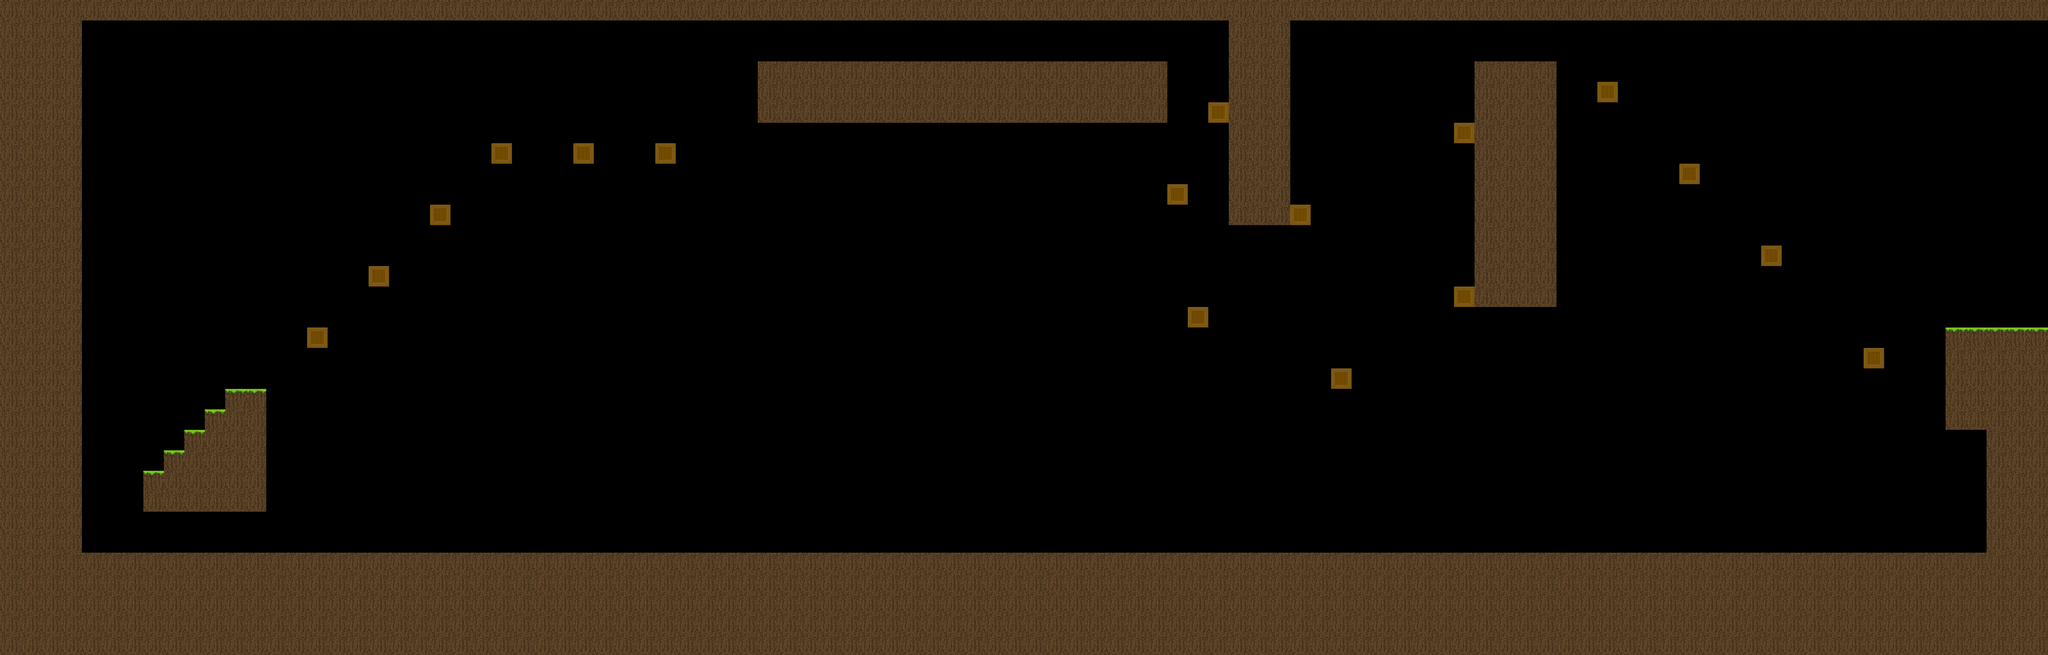

This is a level from a 2D game, rendered from its Tiled map with the project's own tilesets. A one-line summary and the complete map file follow:
An orthogonal 100x32 tile map with 64x64 px tiles, 1 tile layer (Tile Layer 1), 2 tilesets.

<map version="1.0" tiledversion="1.0.1" orientation="orthogonal" renderorder="right-down" width="100" height="32" tilewidth="64" tileheight="64" nextobjectid="1">
 <tileset firstgid="1" source="SimpleTileSet.tsx" />
 <tileset firstgid="65" source="SimpleTileSet.tsx" />
 <layer name="Tile Layer 1" width="100" height="32">
  <data encoding="csv">
5,5,5,5,5,5,5,5,5,5,5,5,5,5,5,5,5,5,5,5,5,5,5,5,5,5,5,5,5,5,5,5,5,5,5,5,5,5,5,5,5,5,5,5,5,5,5,5,5,5,5,5,5,5,5,5,5,5,5,5,5,5,5,5,5,5,5,5,5,5,5,5,5,5,5,5,5,5,5,5,5,5,5,5,5,5,5,5,5,5,5,5,5,5,5,5,5,5,5,5,
5,5,5,5,0,0,0,0,0,0,0,0,0,0,0,0,0,0,0,0,0,0,0,0,0,0,0,0,0,0,0,0,0,0,0,0,0,0,0,0,0,0,0,0,0,0,0,0,0,0,0,0,0,0,0,0,0,0,0,0,5,5,5,0,0,0,0,0,0,0,0,0,0,0,0,0,0,0,0,0,0,0,0,0,0,0,0,0,0,0,0,0,0,0,0,0,0,0,0,0,
5,5,5,5,0,0,0,0,0,0,0,0,0,0,0,0,0,0,0,0,0,0,0,0,0,0,0,0,0,0,0,0,0,0,0,0,0,0,0,0,0,0,0,0,0,0,0,0,0,0,0,0,0,0,0,0,0,0,0,0,5,5,5,0,0,0,0,0,0,0,0,0,0,0,0,0,0,0,0,0,0,0,0,0,0,0,0,0,0,0,0,0,0,0,0,0,0,0,0,0,
5,5,5,5,0,0,0,0,0,0,0,0,0,0,0,0,0,0,0,0,0,0,0,0,0,0,0,0,0,0,0,0,0,0,0,0,0,5,5,5,5,5,5,5,5,5,5,5,5,5,5,5,5,5,5,5,5,0,0,0,5,5,5,0,0,0,0,0,0,0,0,0,5,5,5,5,0,0,0,0,0,0,0,0,0,0,0,0,0,0,0,0,0,0,0,0,0,0,0,0,
5,5,5,5,0,0,0,0,0,0,0,0,0,0,0,0,0,0,0,0,0,0,0,0,0,0,0,0,0,0,0,0,0,0,0,0,0,5,5,5,5,5,5,5,5,5,5,5,5,5,5,5,5,5,5,5,5,0,0,0,5,5,5,0,0,0,0,0,0,0,0,0,5,5,5,5,0,0,7,0,0,0,0,0,0,0,0,0,0,0,0,0,0,0,0,0,0,0,0,0,
5,5,5,5,0,0,0,0,0,0,0,0,0,0,0,0,0,0,0,0,0,0,0,0,0,0,0,0,0,0,0,0,0,0,0,0,0,5,5,5,5,5,5,5,5,5,5,5,5,5,5,5,5,5,5,5,5,0,0,7,5,5,5,0,0,0,0,0,0,0,0,0,5,5,5,5,0,0,0,0,0,0,0,0,0,0,0,0,0,0,0,0,0,0,0,0,0,0,0,0,
5,5,5,5,0,0,0,0,0,0,0,0,0,0,0,0,0,0,0,0,0,0,0,0,0,0,0,0,0,0,0,0,0,0,0,0,0,0,0,0,0,0,0,0,0,0,0,0,0,0,0,0,0,0,0,0,0,0,0,0,5,5,5,0,0,0,0,0,0,0,0,7,5,5,5,5,0,0,0,0,0,0,0,0,0,0,0,0,0,0,0,0,0,0,0,0,0,0,0,0,
5,5,5,5,0,0,0,0,0,0,0,0,0,0,0,0,0,0,0,0,0,0,0,0,7,0,0,0,7,0,0,0,7,0,0,0,0,0,0,0,0,0,0,0,0,0,0,0,0,0,0,0,0,0,0,0,0,0,0,0,5,5,5,0,0,0,0,0,0,0,0,0,5,5,5,5,0,0,0,0,0,0,0,0,0,0,0,0,0,0,0,0,0,0,0,0,0,0,0,0,
5,5,5,5,0,0,0,0,0,0,0,0,0,0,0,0,0,0,0,0,0,0,0,0,0,0,0,0,0,0,0,0,0,0,0,0,0,0,0,0,0,0,0,0,0,0,0,0,0,0,0,0,0,0,0,0,0,0,0,0,5,5,5,0,0,0,0,0,0,0,0,0,5,5,5,5,0,0,0,0,0,0,7,0,0,0,0,0,0,0,0,0,0,0,0,0,0,0,0,0,
5,5,5,5,0,0,0,0,0,0,0,0,0,0,0,0,0,0,0,0,0,0,0,0,0,0,0,0,0,0,0,0,0,0,0,0,0,0,0,0,0,0,0,0,0,0,0,0,0,0,0,0,0,0,0,0,0,7,0,0,5,5,5,0,0,0,0,0,0,0,0,0,5,5,5,5,0,0,0,0,0,0,0,0,0,0,0,0,0,0,0,0,0,0,0,0,0,0,0,0,
5,5,5,5,0,0,0,0,0,0,0,0,0,0,0,0,0,0,0,0,0,7,0,0,0,0,0,0,0,0,0,0,0,0,0,0,0,0,0,0,0,0,0,0,0,0,0,0,0,0,0,0,0,0,0,0,0,0,0,0,5,5,5,7,0,0,0,0,0,0,0,0,5,5,5,5,0,0,0,0,0,0,0,0,0,0,0,0,0,0,0,0,0,0,0,0,0,0,0,0,
5,5,5,5,0,0,0,0,0,0,0,0,0,0,0,0,0,0,0,0,0,0,0,0,0,0,0,0,0,0,0,0,0,0,0,0,0,0,0,0,0,0,0,0,0,0,0,0,0,0,0,0,0,0,0,0,0,0,0,0,0,0,0,0,0,0,0,0,0,0,0,0,5,5,5,5,0,0,0,0,0,0,0,0,0,0,0,0,0,0,0,0,0,0,0,0,0,0,0,0,
5,5,5,5,0,0,0,0,0,0,0,0,0,0,0,0,0,0,0,0,0,0,0,0,0,0,0,0,0,0,0,0,0,0,0,0,0,0,0,0,0,0,0,0,0,0,0,0,0,0,0,0,0,0,0,0,0,0,0,0,0,0,0,0,0,0,0,0,0,0,0,0,5,5,5,5,0,0,0,0,0,0,0,0,0,0,7,0,0,0,0,0,0,0,0,0,0,0,0,0,
5,5,5,5,0,0,0,0,0,0,0,0,0,0,0,0,0,0,7,0,0,0,0,0,0,0,0,0,0,0,0,0,0,0,0,0,0,0,0,0,0,0,0,0,0,0,0,0,0,0,0,0,0,0,0,0,0,0,0,0,0,0,0,0,0,0,0,0,0,0,0,0,5,5,5,5,0,0,0,0,0,0,0,0,0,0,0,0,0,0,0,0,0,0,0,0,0,0,0,0,
5,5,5,5,0,0,0,0,0,0,0,0,0,0,0,0,0,0,0,0,0,0,0,0,0,0,0,0,0,0,0,0,0,0,0,0,0,0,0,0,0,0,0,0,0,0,0,0,0,0,0,0,0,0,0,0,0,0,0,0,0,0,0,0,0,0,0,0,0,0,0,7,5,5,5,5,0,0,0,0,0,0,0,0,0,0,0,0,0,0,0,0,0,0,0,0,0,0,0,0,
5,5,5,5,0,0,0,0,0,0,0,0,0,0,0,0,0,0,0,0,0,0,0,0,0,0,0,0,0,0,0,0,0,0,0,0,0,0,0,0,0,0,0,0,0,0,0,0,0,0,0,0,0,0,0,0,0,0,7,0,0,0,0,0,0,0,0,0,0,0,0,0,0,0,0,0,0,0,0,0,0,0,0,0,0,0,0,0,0,0,0,0,0,0,0,0,0,0,0,0,
5,5,5,5,0,0,0,0,0,0,0,0,0,0,0,7,0,0,0,0,0,0,0,0,0,0,0,0,0,0,0,0,0,0,0,0,0,0,0,0,0,0,0,0,0,0,0,0,0,0,0,0,0,0,0,0,0,0,0,0,0,0,0,0,0,0,0,0,0,0,0,0,0,0,0,0,0,0,0,0,0,0,0,0,0,0,0,0,0,0,0,0,0,0,0,1,1,1,1,1,
5,5,5,5,0,0,0,0,0,0,0,0,0,0,0,0,0,0,0,0,0,0,0,0,0,0,0,0,0,0,0,0,0,0,0,0,0,0,0,0,0,0,0,0,0,0,0,0,0,0,0,0,0,0,0,0,0,0,0,0,0,0,0,0,0,0,0,0,0,0,0,0,0,0,0,0,0,0,0,0,0,0,0,0,0,0,0,0,0,0,0,7,0,0,0,5,5,5,5,5,
5,5,5,5,0,0,0,0,0,0,0,0,0,0,0,0,0,0,0,0,0,0,0,0,0,0,0,0,0,0,0,0,0,0,0,0,0,0,0,0,0,0,0,0,0,0,0,0,0,0,0,0,0,0,0,0,0,0,0,0,0,0,0,0,0,7,0,0,0,0,0,0,0,0,0,0,0,0,0,0,0,0,0,0,0,0,0,0,0,0,0,0,0,0,0,5,5,5,5,5,
5,5,5,5,0,0,0,0,0,0,0,1,1,0,0,0,0,0,0,0,0,0,0,0,0,0,0,0,0,0,0,0,0,0,0,0,0,0,0,0,0,0,0,0,0,0,0,0,0,0,0,0,0,0,0,0,0,0,0,0,0,0,0,0,0,0,0,0,0,0,0,0,0,0,0,0,0,0,0,0,0,0,0,0,0,0,0,0,0,0,0,0,0,0,0,5,5,5,5,5,
5,5,5,5,0,0,0,0,0,0,1,5,5,0,0,0,0,0,0,0,0,0,0,0,0,0,0,0,0,0,0,0,0,0,0,0,0,0,0,0,0,0,0,0,0,0,0,0,0,0,0,0,0,0,0,0,0,0,0,0,0,0,0,0,0,0,0,0,0,0,0,0,0,0,0,0,0,0,0,0,0,0,0,0,0,0,0,0,0,0,0,0,0,0,0,5,5,5,5,5,
5,5,5,5,0,0,0,0,0,1,5,5,5,0,0,0,0,0,0,0,0,0,0,0,0,0,0,0,0,0,0,0,0,0,0,0,0,0,0,0,0,0,0,0,0,0,0,0,0,0,0,0,0,0,0,0,0,0,0,0,0,0,0,0,0,0,0,0,0,0,0,0,0,0,0,0,0,0,0,0,0,0,0,0,0,0,0,0,0,0,0,0,0,0,0,0,0,5,5,5,
5,5,5,5,0,0,0,0,1,5,5,5,5,0,0,0,0,0,0,0,0,0,0,0,0,0,0,0,0,0,0,0,0,0,0,0,0,0,0,0,0,0,0,0,0,0,0,0,0,0,0,0,0,0,0,0,0,0,0,0,0,0,0,0,0,0,0,0,0,0,0,0,0,0,0,0,0,0,0,0,0,0,0,0,0,0,0,0,0,0,0,0,0,0,0,0,0,5,5,5,
5,5,5,5,0,0,0,1,5,5,5,5,5,0,0,0,0,0,0,0,0,0,0,0,0,0,0,0,0,0,0,0,0,0,0,0,0,0,0,0,0,0,0,0,0,0,0,0,0,0,0,0,0,0,0,0,0,0,0,0,0,0,0,0,0,0,0,0,0,0,0,0,0,0,0,0,0,0,0,0,0,0,0,0,0,0,0,0,0,0,0,0,0,0,0,0,0,5,5,5,
5,5,5,5,0,0,0,5,5,5,5,5,5,0,0,0,0,0,0,0,0,0,0,0,0,0,0,0,0,0,0,0,0,0,0,0,0,0,0,0,0,0,0,0,0,0,0,0,0,0,0,0,0,0,0,0,0,0,0,0,0,0,0,0,0,0,0,0,0,0,0,0,0,0,0,0,0,0,0,0,0,0,0,0,0,0,0,0,0,0,0,0,0,0,0,0,0,5,5,5,
5,5,5,5,0,0,0,0,0,0,0,0,0,0,0,0,0,0,0,0,0,0,0,0,0,0,0,0,0,0,0,0,0,0,0,0,0,0,0,0,0,0,0,0,0,0,0,0,0,0,0,0,0,0,0,0,0,0,0,0,0,0,0,0,0,0,0,0,0,0,0,0,0,0,0,0,0,0,0,0,0,0,0,0,0,0,0,0,0,0,0,0,0,0,0,0,0,5,5,5,
5,5,5,5,0,0,0,0,0,0,0,0,0,0,0,0,0,0,0,0,0,0,0,0,0,0,0,0,0,0,0,0,0,0,0,0,0,0,0,0,0,0,0,0,0,0,0,0,0,0,0,0,0,0,0,0,0,0,0,0,0,0,0,0,0,0,0,0,0,0,0,0,0,0,0,0,0,0,0,0,0,0,0,0,0,0,0,0,0,0,0,0,0,0,0,0,0,5,5,5,
5,5,5,5,5,5,5,5,5,5,5,5,5,5,5,5,5,5,5,5,5,5,5,5,5,5,5,5,5,5,5,5,5,5,5,5,5,5,5,5,5,5,5,5,5,5,5,5,5,5,5,5,5,5,5,5,5,5,5,5,5,5,5,5,5,5,5,5,5,5,5,5,5,5,5,5,5,5,5,5,5,5,5,5,5,5,5,5,5,5,5,5,5,5,5,5,5,5,5,5,
5,5,5,5,5,5,5,5,5,5,5,5,5,5,5,5,5,5,5,5,5,5,5,5,5,5,5,5,5,5,5,5,5,5,5,5,5,5,5,5,5,5,5,5,5,5,5,5,5,5,5,5,5,5,5,5,5,5,5,5,5,5,5,5,5,5,5,5,5,5,5,5,5,5,5,5,5,5,5,5,5,5,5,5,5,5,5,5,5,5,5,5,5,5,5,5,5,5,5,5,
5,5,5,5,5,5,5,5,5,5,5,5,5,5,5,5,5,5,5,5,5,5,5,5,5,5,5,5,5,5,5,5,5,5,5,5,5,5,5,5,5,5,5,5,5,5,5,5,5,5,5,5,5,5,5,5,5,5,5,5,5,5,5,5,5,5,5,5,5,5,5,5,5,5,5,5,5,5,5,5,5,5,5,5,5,5,5,5,5,5,5,5,5,5,5,5,5,5,5,5,
5,5,5,5,5,5,5,5,5,5,5,5,5,5,5,5,5,5,5,5,5,5,5,5,5,5,5,5,5,5,5,5,5,5,5,5,5,5,5,5,5,5,5,5,5,5,5,5,5,5,5,5,5,5,5,5,5,5,5,5,5,5,5,5,5,5,5,5,5,5,5,5,5,5,5,5,5,5,5,5,5,5,5,5,5,5,5,5,5,5,5,5,5,5,5,5,5,5,5,5,
5,5,5,5,5,5,5,5,5,5,5,5,5,5,5,5,5,5,5,5,5,5,5,5,5,5,5,5,5,5,5,5,5,5,5,5,5,5,5,5,5,5,5,5,5,5,5,5,5,5,5,5,5,5,5,5,5,5,5,5,5,5,5,5,5,5,5,5,5,5,5,5,5,5,5,5,5,5,5,5,5,5,5,5,5,5,5,5,5,5,5,5,5,5,5,5,5,5,5,5
</data>
 </layer>
</map>
